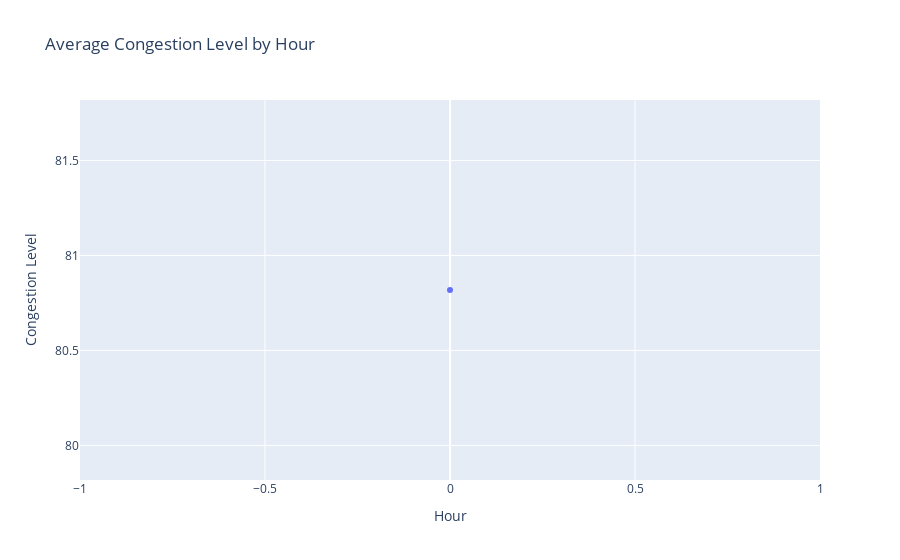

Notebook code for this chart:
### Code cell
hourly = df.groupby('Hour')['Congestion Level'].mean()
fig = px.line(hourly, x=hourly.index, y=hourly.values, markers=True,
              title="Average Congestion Level by Hour", 
              labels={'x':'Hour of Day','y':'Congestion Level'})
fig.show()

### Figure 1 — Plotly figure (JSON) as saved in the notebook; plotly's stock layout.template omitted (floating-point values rounded to 4 significant figures)
{"data": [{"hovertemplate": "Hour=%{x}<br>Congestion Level=%{y}<extra></extra>", "legendgroup": "", "line": {"color": "#636efa", "dash": "solid"}, "marker": {"symbol": "circle"}, "mode": "lines+markers", "name": "", "orientation": "v", "showlegend": false, "type": "scatter", "x": [0], "xaxis": "x", "y": [80.82], "yaxis": "y"}], "layout": {"legend": {"tracegroupgap": 0}, "title": {"text": "Average Congestion Level by Hour"}, "xaxis": {"anchor": "y", "domain": [0, 1], "title": {"text": "Hour"}}, "yaxis": {"anchor": "x", "domain": [0, 1], "title": {"text": "Congestion Level"}}}}
